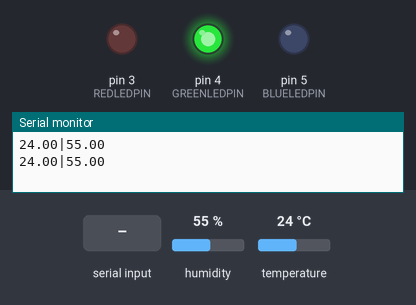
A sketch run on a simulated Arduino Uno, built with avr-gcc and run on an emulated ATmega328P. On the bench: output pins drawn as LEDs (lit = HIGH), the last lines printed to the serial monitor. Inputs (shaded band) come from the test bench; at power-on: temperature 24 °C, humidity 55 %.

Above: at 1.2 s.
1.3 s: temperature set to 18 °C
3.2 s: temperature set to 15 °C
At 4.7 s:
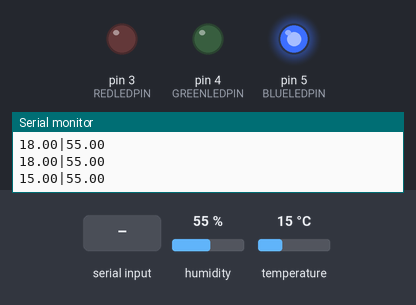
5.6 s: temperature set to 33 °C
At 6.8 s:
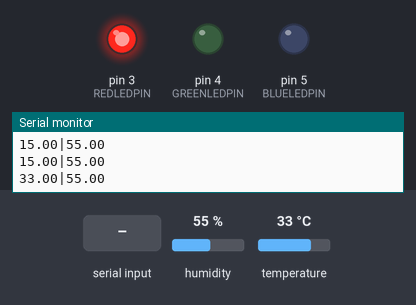
7.6 s: "5\n" received over Serial
11.7 s: temperature set to 29 °C
At 12.9 s:
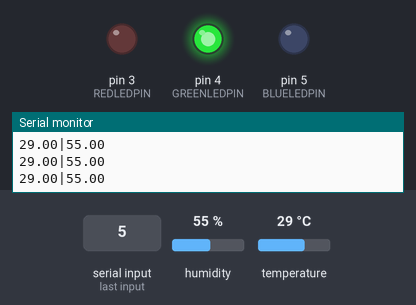
13.2 s: temperature set to 12 °C
At 13.9 s:
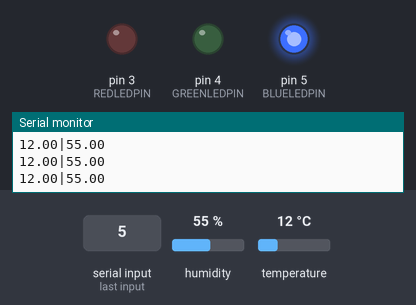
Timing chart, 0 to 15.7 s (numbered marks = the images above; inputs shaded):
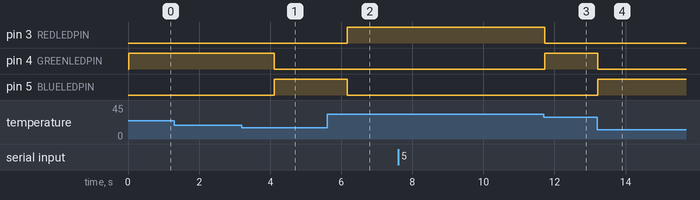

Measured:
- the behaviour switches between 17 and 16 °C on temperature (found by bisection; images 0 and 1)
- the behaviour switches between 31 and 30 °C on temperature (found by bisection; images 2 and 3)
- after the input at 3.2 s, pin 4 (GREENLEDPIN): HIGH → LOW after 0.92 s; pin 5 (BLUELEDPIN): LOW → HIGH after 0.92 s
- after the input at 5.6 s, pin 3 (REDLEDPIN): LOW → HIGH after 0.57 s; pin 5 (BLUELEDPIN): HIGH → LOW after 0.57 s
- after the input at 11.7 s, pin 3 (REDLEDPIN): HIGH → LOW at once; pin 4 (GREENLEDPIN): LOW → HIGH at once
- after the input at 13.2 s, pin 4 (GREENLEDPIN): HIGH → LOW at once; pin 5 (BLUELEDPIN): LOW → HIGH at once

The sketch:

sketch_sensor_dht.ino
```cpp
#include <dht11.h>


#define DHT11PIN 2
#define REDLEDPIN 3
#define GREENLEDPIN 4
#define BLUELEDPIN 5
dht11 DHT11;
int readingRate=1000;
void setup()
{
  Serial.begin(9600);
  pinMode(REDLEDPIN,OUTPUT);
  pinMode(GREENLEDPIN,OUTPUT);
  pinMode(BLUELEDPIN,OUTPUT);
}

void manageTempLeds(float temperature){
  if(temperature <= 16.0){
    digitalWrite(BLUELEDPIN, HIGH);
    digitalWrite(GREENLEDPIN, LOW);
    digitalWrite(REDLEDPIN, LOW);
  }
  if(temperature > 16.0 && temperature <= 30.0){
    digitalWrite(BLUELEDPIN, LOW);
    digitalWrite(GREENLEDPIN, HIGH);
    digitalWrite(REDLEDPIN, LOW);
  }
  if(temperature > 30.0){
    digitalWrite(BLUELEDPIN, LOW);
    digitalWrite(GREENLEDPIN, LOW);
    digitalWrite(REDLEDPIN, HIGH);
  }
}

void loop()
{
      if(Serial.available() > 0){
        readingRate = Serial.parseInt();
      }
      Serial.println();

      int chk = DHT11.read(DHT11PIN);
      float temp = (float)DHT11.temperature;
      float hum = (float)DHT11.humidity;
      Serial.print(temp, 2);
      Serial.print("|");
      Serial.print(hum, 2);
      manageTempLeds(temp);
      delay(readingRate);
}
```
